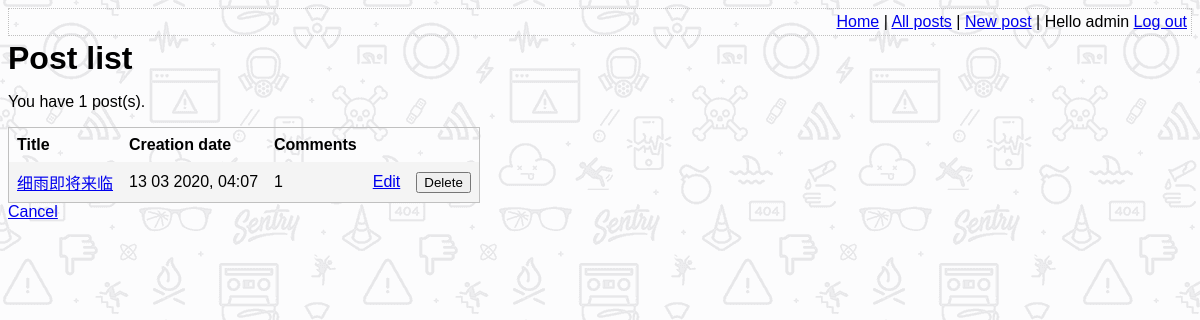
The page /list_posts.php (signed in) on the database its author committed.
### tables this page shows
CREATE TABLE post (
    id INTEGER PRIMARY KEY AUTOINCREMENT NOT NULL,
    title VARCHAR NOT NULL,
    body VARCHAR NOT NULL,
    user_id INTEGER NOT NULL,
    created_at VARCHAR NOT NULL,
    updated_at VARCHAR,
    FOREIGN KEY (user_id) REFERENCES user(id)
);

### lib/common.php (called while the page is built, shortened)
<?php
function htmlEscape($html)
{
    return htmlspecialchars($html, ENT_HTML5, 'UTF-8');
}
function convertSqlDate($sqlDate)
{
    $date = DateTime::createFromFormat('Y-m-d H:i:s', $sqlDate);
    return $date->format('d m Y, H:i');
}
function getAllPosts(PDO $pdo)
{
    $stmt = $pdo->query(
        'SELECT id, title, created_at, body,
       (SELECT COUNT(*) FROM comment WHERE  comment.post_id = post.id) comment_count
      FROM post ORDER BY created_at DESC'
    );
    return $stmt->fetchAll(PDO::FETCH_ASSOC);
}

### list_posts.php (the view, shortened to what this page needs)
<?php
require_once 'lib/common.php';
$pdo = getPDO();
$posts = getAllPosts($pdo);
?>
<!DOCTYPE html>
<html lang="zh">
    <head>
        <?php require 'templates/head.php' ?>
    </head>
    <body>
        <?php require 'templates/top_menu.php' ?>
        <h1>Post list</h1>
        <p>You have <?php echo count($posts) ?> post(s).</p>
        <form method="post">
            <table id="post-list">
                <thead>
                <tr>
                    <th>Title</th>
                    <th>Creation date</th>
                    <th>Comments</th>
                    <th></th>
                    <th></th>
                </tr>
                </thead>
                <tbody>
                <?php foreach ($posts as $post): ?>
                    <tr>
                        <td>
                            <a href="view_post.php?post_id=<?= $post['id'] ?>">
                                <?php echo htmlEscape($post['title']) ?>
                            </a>
                        </td>
                        <td>
                            <?php echo convertSqlDate($post['created_at']) ?>
                        </td>
                        <td>
                            <?php echo $post['comment_count']; ?>
                        </td>
                        <td>
                            <a href="edit_post.php?post_id=<?php echo $post['id'] ?>">Edit</a>
                        </td>
                        <td>
                            <input
                                    type="submit"
                                    name="delete-post[<?php echo $post['id'] ?>]"
                                    value="Delete"
                            />
                        </td>
                    </tr>
                <?php endforeach; ?>
                </tbody>
            </table>
        </form>
        <a href="index.php">Cancel</a>
    </body>
</html>

### assets/main.css (style rules this page uses)
h1, h2, h3 { margin-top: 0; margin-bottom: 8px; }
body { font-family: sans-serif; background: url("background[1].png"); }
#post-list { border-collapse: collapse; border: 1px solid silver; }
#post-list td, #post-list th { padding: 8px; text-align: left; }
#post-list tbody tr:nth-child(odd) { background-color: #f4f4f4; }

### rows shown on the page
post: title "细雨即将来临", created_at "13 03 2020, 04:07", comment_count "1"

### other values the page prints
htmlEscape(getAuthUser()) "admin"
count($posts) "1"
